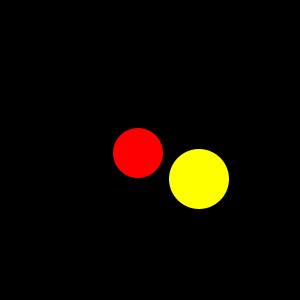
Frame 1 (no input)
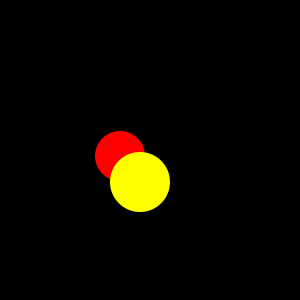
Frame 60 (the mouse pressed at the canvas centre just before this capture)
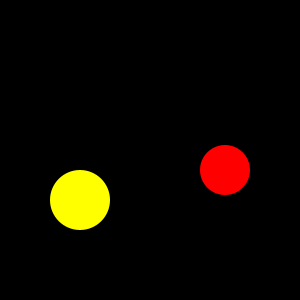
Frame 120 (the mouse held since frame 60 and released just before this capture)

The Processing sketch that drew these frames (run headless with seeded random() and noise(); from frame 60 on, the mouse is pressed at the canvas centre):

// Processing sketch: sketch_02_particle_applyForce
// ── sketch_02_particle_applyForce.pde
Particle p;
Particle p2;

void setup(){
 
  size(300,300);
  noStroke();
  
  p = new Particle(133.0, 150.0, 50.0, 5.0, 2.0, color(255,0,0)); 
  p2 = new Particle(200.0, 180.0, 60.0, -1.0, -2.0, color(255,255,0)); 
}
 
void draw(){
  
  background(0);
  p.applyForce();
  p2.applyForce();
  p.update();
  p2.update();
  p.display();
  p2.display();
  
}

class Particle{
  PVector position;
  PVector velocity;
  PVector force;
  float d;
  color col;
  
  Particle(float _x, float _y, float _d, float _vx, float _vy, color _col){
    position = new PVector( _x, _y);
    velocity = new PVector( _vx, _vy);
    force = new PVector(0,1);
    d = _d;
    col = _col;
  }
  
  void display(){
    fill(col);
    ellipse(position.x, position.y, d, d); 
  }
  
  void update(){
    position.add(velocity);
    
    if(position.x < d/2){
      velocity.x *= -1;
      position.x = d/2;
    }
    
    if(position.x > width - d/2){
      velocity.x *= -1;
      position.x = width - d/2;
    }
    
    if(position.y < d/2){
      velocity.y *= -1;
      position.y = d/2;
    }
    
    if(position.y > height - d/2){
      velocity.y *= -1;
       position.y = height - d/2;
    }
    
  }
  
  void applyForce(){
    velocity.add(force);
  }
  
}
